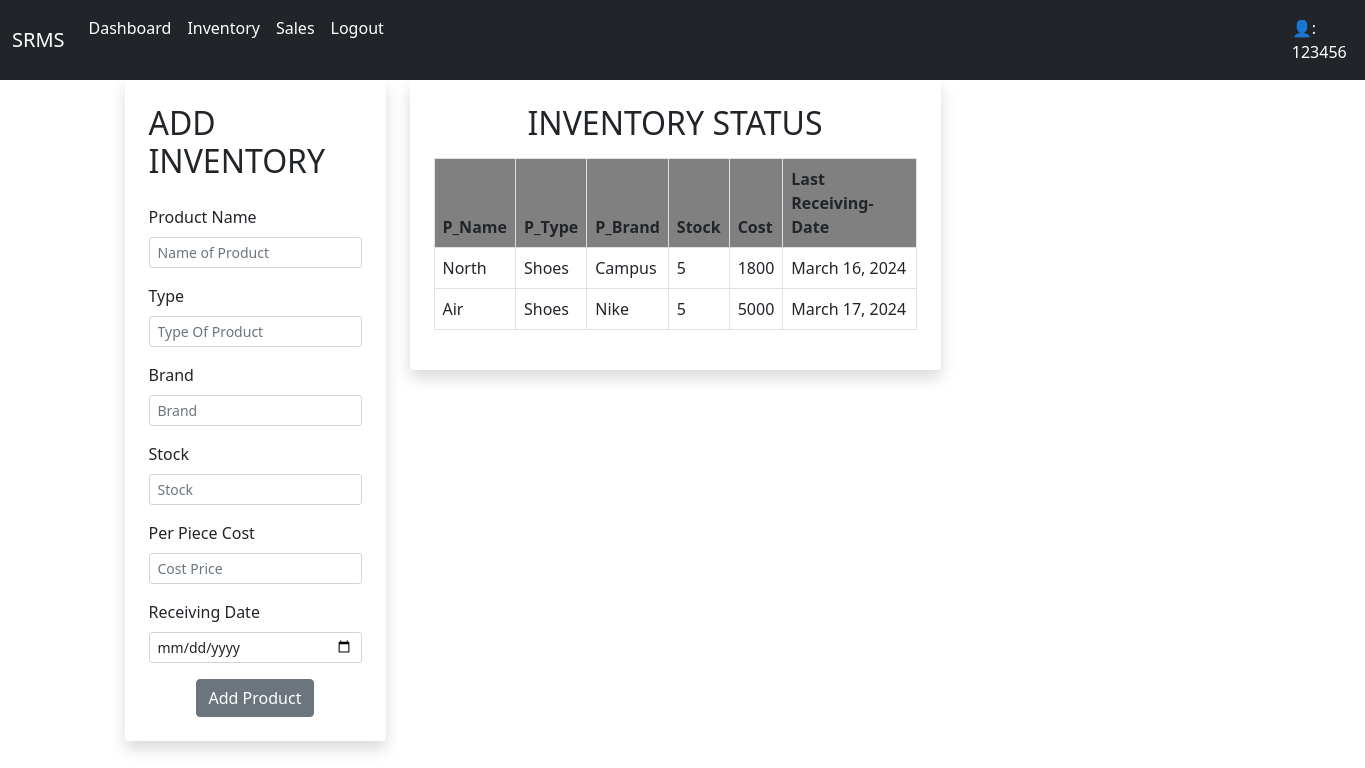
The app's page /inventory/ (signed in), older data.
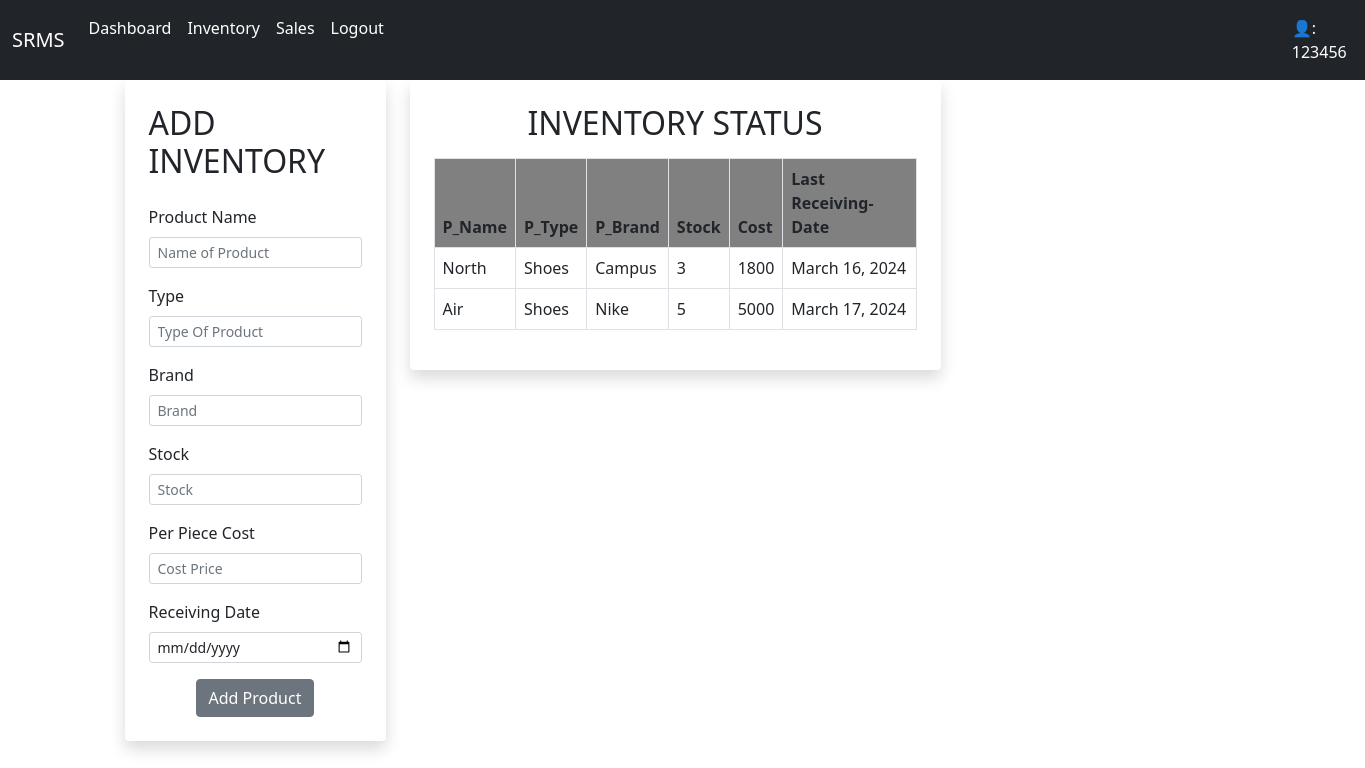
The same page, newer data.
### inventory/models.py (models this page shows)
class Inventory(models.Model):
    username=models.CharField(max_length=20)
    P_Type=models.CharField(max_length=20)
    p_Name=models.CharField(max_length=15)
    P_Brand=models.CharField(max_length=10)
    P_Stock=models.IntegerField()
    R_date=models.DateField(null=True,blank=True)
    cost=models.IntegerField()

### inventory/views.py (the view, shortened to what this page needs)
# urls.py: path('inventory/',iviews.inventory,name='inventory'),
def inventory(request):
    user = request.user
    username = user.username
    queryset=Inventory.objects.all()
    context={"Inventory":queryset}
    return render(request,'inventory/inventory.html',context=context)

### templates/inventory/inventory.html (shortened to what this page needs)
{% extends 'inventory/base.html' %}
{% block content %}
<div class="container">
  <div class="row">
    <div class="col-md-3">
      <form class="form-container" method="post">
        <div class="shadow p-4 mb-5 bg-white rounded" style="padding-left: 50px; max-width: 300px;">
          <h2 class="mb-4">ADD INVENTORY</h2>
          <div class="mb-3">
            <label for="formGroupExampleInput" class="form-label">Product Name</label>
            <input type="text" class="form-control form-control-sm" id="formGroupExampleInput" placeholder="Name of Product" name="nameofproduct">
          </div>
          <div class="mb-3">
            <label for="formGroupExampleInput2" class="form-label">Type</label>
            <input type="text" class="form-control form-control-sm" id="formGroupExampleInput2" placeholder="Type Of Product" name="typeofproduct">
          </div>
          <div class="mb-3">
            <label for="formGroupExampleInput2" class="form-label">Brand</label>
            <input type="text" class="form-control form-control-sm" id="formGroupExampleInput2" placeholder="Brand" name="brand">
          </div>
          <div class="mb-3">
            <label for="formGroupExampleInput2" class="form-label">Stock</label>
            <input type="text" class="form-control form-control-sm" id="formGroupExampleInput2" placeholder="Stock" name="stock">
          </div>
          <div class="mb-3">
            <label for="formGroupExampleInput2" class="form-label">Per Piece Cost</label>
            <input type="text" class="form-control form-control-sm" id="formGroupExampleInput2" placeholder="Cost Price" name="costprice">
          </div>
          <div class="mb-3">
            <label for="formGroupExampleInput2" class="form-label">Receiving Date</label>
            <input type="date" class="form-control form-control-sm" id="formGroupExampleInput2" name="rdate">
          </div>
          <button type="submit" class="btn btn-secondary d-block mx-auto">Add Product</button>
        </div>
      </form>
    </div>
    <div class="col-md-9">
      <div class="shadow p-4 mb-5 bg-white rounded" style="width: calc(100% - 300px);">
        <h2 class="text-center mb-3">INVENTORY STATUS</h2>
        <div class="InventoryStatus">
          <table class="table table-bordered table-hover">
            <thead style="background-color: gray;">
              <tr>
                <th>P_Name</th>
                <th>P_Type</th>
                <th>P_Brand</th>
                <th>Stock</th>
                <th>Cost</th>
                <th>Last Receiving-Date</th>
              </tr>
            </thead>
            <tbody>
                {% for item in Inventory %}
                {% if item.username == user.username %}
                    <tr>
                        <td>{{ item.p_Name }}</td>
                        <td>{{ item.P_Type }}</td>
                        <td>{{ item.P_Brand }}</td>
                        <td>{{ item.P_Stock }}</td>
                        <td>{{ item.cost }}</td>
                        <td>{{ item.R_date }}</td>
                    </tr>
                {% endif %}
            {% endfor %}
            </tbody>
          </table>
        </div>
      </div>
    </div>
  </div>
</div>
{% endblock %}

Row changes from the older to the newer data that the page shows:
changed Inventory "North": P_Stock "5" → "3"
